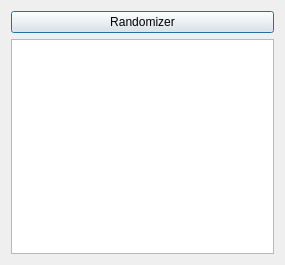
<?xml version="1.0" encoding="UTF-8"?>
<ui version="4.0">
 <class>Dialog</class>
 <widget class="QDialog" name="Dialog">
  <property name="geometry">
   <rect>
    <x>0</x>
    <y>0</y>
    <width>285</width>
    <height>265</height>
   </rect>
  </property>
  <property name="windowTitle">
   <string>Dialog</string>
  </property>
  <layout class="QVBoxLayout" name="verticalLayout">
   <item>
    <widget class="QPushButton" name="pushButton">
     <property name="text">
      <string>Randomizer</string>
     </property>
    </widget>
   </item>
   <item>
    <widget class="QListWidget" name="listWidget"/>
   </item>
  </layout>
 </widget>
 <resources/>
 <connections/>
</ui>
